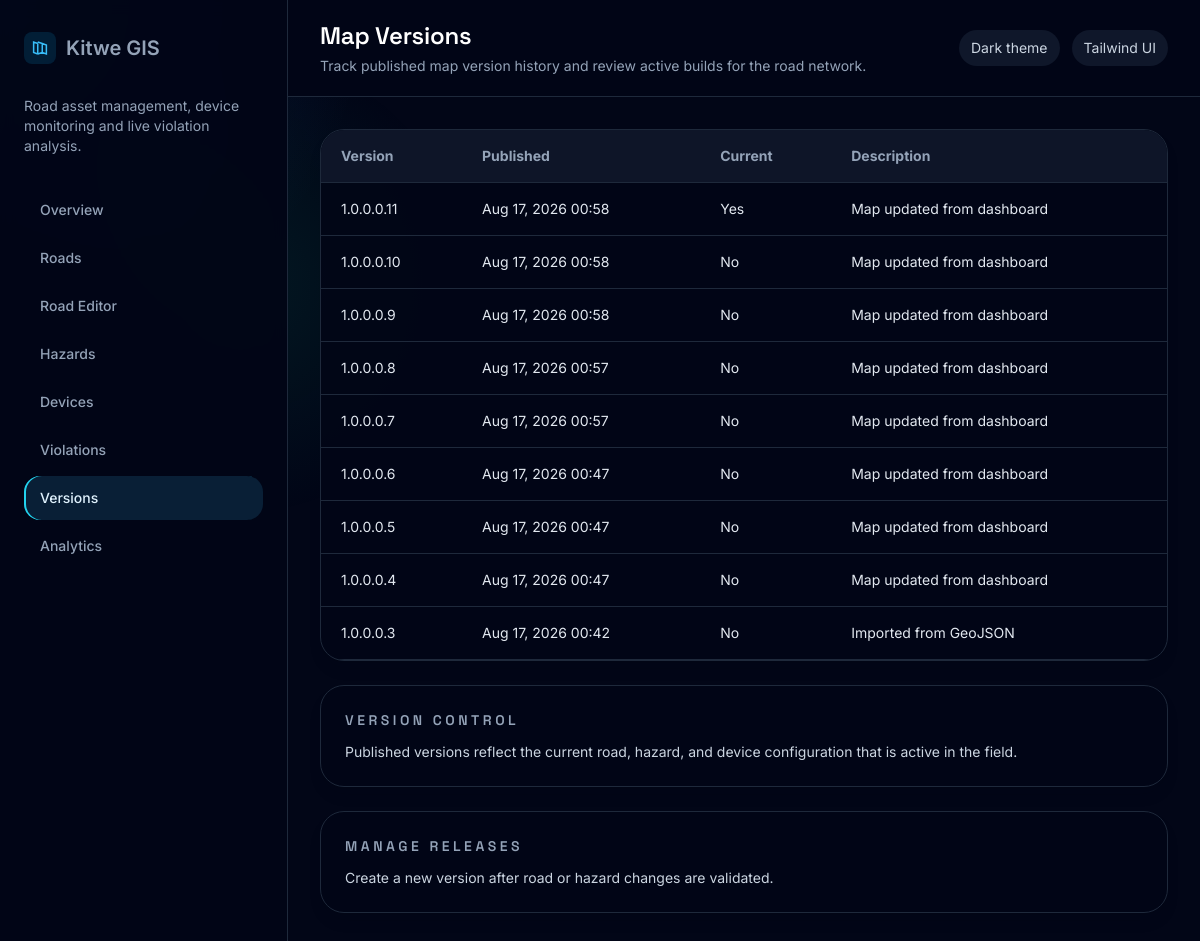
The app's page /versions/, older data.
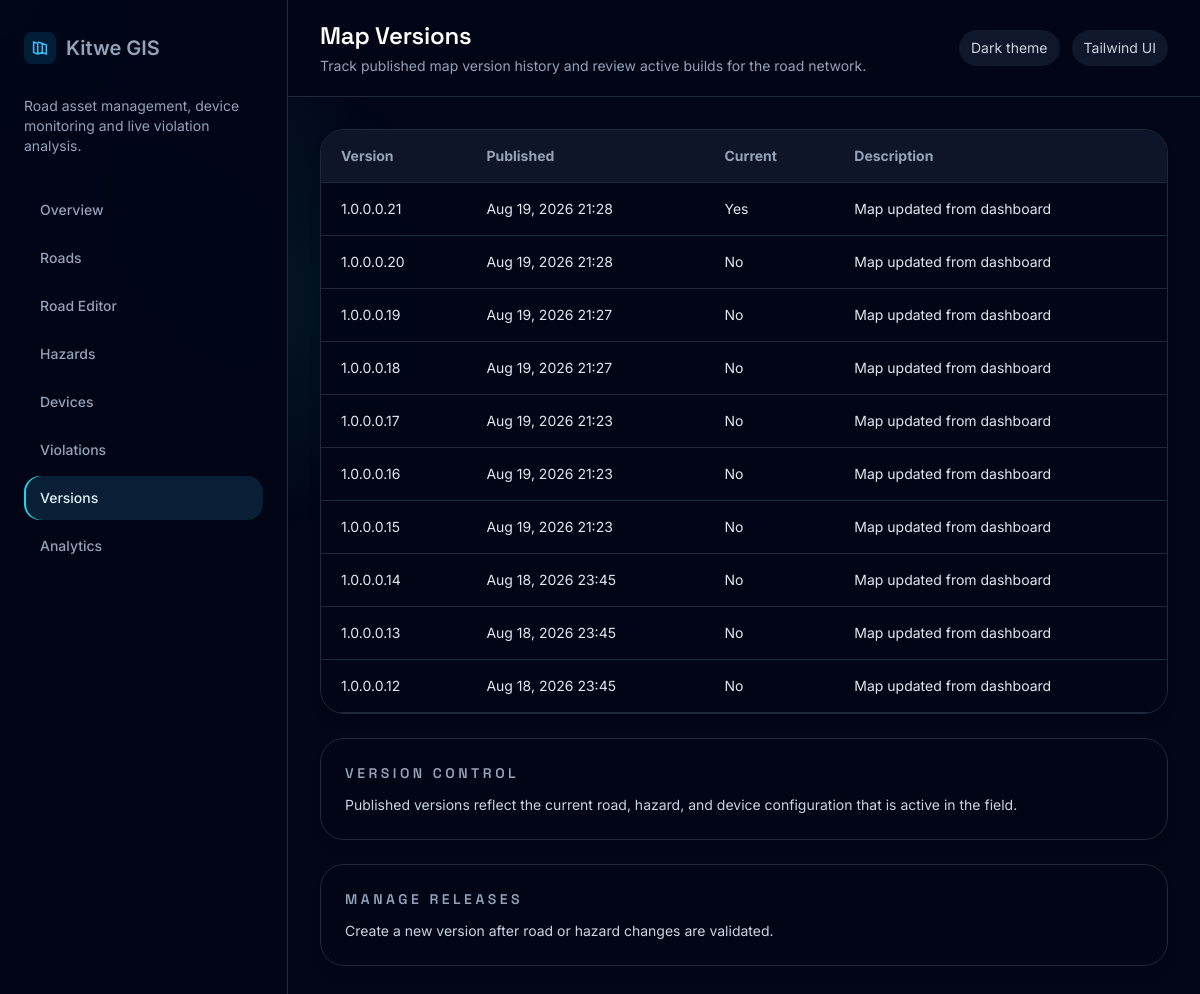
The same page, newer data.
### api/models.py (models this page shows, shortened)
class MapVersion(models.Model):
    version = models.CharField(max_length=64, blank=True)
    description = models.TextField(blank=True)
    created_at = models.DateTimeField(auto_now_add=True)
    is_current = models.BooleanField(default=False)
    objects = MapVersionManager()
    class Meta:
        ordering = ['-created_at']

### dashboard/views.py (the view)
# urls.py: path('versions/', versions_view, name='dashboard-versions'),
def versions_view(request):
    versions = MapVersion.objects.order_by('-created_at')[:10]
    return render(request, 'dashboard/versions.html', {
        'page': 'versions',
        'versions': versions,
    })

### dashboard/templates/dashboard/versions.html (shortened to what this page needs)
{% extends 'dashboard/base.html' %}
{% block page_heading %}Map Versions{% endblock %}
{% block page_description %}Track published map version history and review active builds for the road network.{% endblock %}
{% block content %}
<div class="grid gap-6 xl:grid-cols-[1.25fr_0.75fr]">
    <div class="space-y-6">
        <div class="overflow-hidden rounded-3xl border border-slate-800 bg-slate-950/90 shadow-lg shadow-slate-950/10">
            <table class="w-full border-collapse text-left text-sm text-slate-200">
                <thead class="bg-slate-900/95 text-slate-400">
                    <tr>
                        <th class="border-b border-slate-800 px-5 py-4">Version</th>
                        <th class="border-b border-slate-800 px-5 py-4">Published</th>
                        <th class="border-b border-slate-800 px-5 py-4">Current</th>
                        <th class="border-b border-slate-800 px-5 py-4">Description</th>
                    </tr>
                </thead>
                <tbody>
                    {% for version in versions %}
                    <tr class="border-b border-slate-800 hover:bg-slate-900/80">
                        <td class="px-5 py-4">{{ version.version }}</td>
                        <td class="px-5 py-4">{{ version.created_at|date:'M j, Y H:i' }}</td>
                        <td class="px-5 py-4">{% if version.is_current %}Yes{% else %}No{% endif %}</td>
                        <td class="px-5 py-4">{{ version.description }}</td>
                    </tr>
                    {% empty %}
                    <tr>
                        <td colspan="4" class="px-5 py-6 text-center text-slate-400">No published versions available.</td>
                    </tr>
                    {% endfor %}
                </tbody>
            </table>
        </div>
    </div>
    <aside class="space-y-6">
        <div class="rounded-3xl border border-slate-800 bg-slate-950/90 p-6 shadow-lg shadow-slate-950/10">
            <h3 class="text-sm font-semibold uppercase tracking-[0.25em] text-slate-400">Version control</h3>
            <p class="mt-3 text-sm text-slate-300">Published versions reflect the current road, hazard, and device configuration that is active in the field.</p>
        </div>
        <div class="rounded-3xl border border-slate-800 bg-slate-950/90 p-6 shadow-lg shadow-slate-950/10">
            <h3 class="text-sm font-semibold uppercase tracking-[0.25em] text-slate-400">Manage releases</h3>
            <p class="mt-3 text-sm text-slate-300">Create a new version after road or hazard changes are validated.</p>
        </div>
    </aside>
</div>
{% endblock %}

Row changes from the older to the newer data that the page shows:
no longer on this page (row edited): MapVersion: version "1.0.0.0.11", created_at "Aug 17, 2026 00:58", is_current "Yes", description "Map updated from dashboard"
no longer on this page (row unchanged): MapVersion: version "1.0.0.0.10", created_at "Aug 17, 2026 00:58", is_current "No", description "Map updated from dashboard"
no longer on this page (row unchanged): MapVersion: version "1.0.0.0.9", created_at "Aug 17, 2026 00:58", is_current "No", description "Map updated from dashboard"
no longer on this page (row unchanged): MapVersion: version "1.0.0.0.8", created_at "Aug 17, 2026 00:57", is_current "No", description "Map updated from dashboard"
no longer on this page (row unchanged): MapVersion: version "1.0.0.0.7", created_at "Aug 17, 2026 00:57", is_current "No", description "Map updated from dashboard"
no longer on this page (row unchanged): MapVersion: version "1.0.0.0.6", created_at "Aug 17, 2026 00:47", is_current "No", description "Map updated from dashboard"
no longer on this page (row unchanged): MapVersion: version "1.0.0.0.5", created_at "Aug 17, 2026 00:47", is_current "No", description "Map updated from dashboard"
no longer on this page (row unchanged): MapVersion: version "1.0.0.0.4", created_at "Aug 17, 2026 00:47", is_current "No", description "Map updated from dashboard"
no longer on this page (row unchanged): MapVersion: version "1.0.0.0.3", created_at "Aug 17, 2026 00:42", is_current "No", description "Imported from GeoJSON"
added MapVersion: version "1.0.0.0.21", created_at "Aug 19, 2026 21:28", is_current "Yes", description "Map updated from dashboard"
added MapVersion: version "1.0.0.0.20", created_at "Aug 19, 2026 21:28", is_current "No", description "Map updated from dashboard"
added MapVersion: version "1.0.0.0.19", created_at "Aug 19, 2026 21:27", is_current "No", description "Map updated from dashboard"
added MapVersion: version "1.0.0.0.18", created_at "Aug 19, 2026 21:27", is_current "No", description "Map updated from dashboard"
added MapVersion: version "1.0.0.0.17", created_at "Aug 19, 2026 21:23", is_current "No", description "Map updated from dashboard"
added MapVersion: version "1.0.0.0.16", created_at "Aug 19, 2026 21:23", is_current "No", description "Map updated from dashboard"
added MapVersion: version "1.0.0.0.15", created_at "Aug 19, 2026 21:23", is_current "No", description "Map updated from dashboard"
added MapVersion: version "1.0.0.0.14", created_at "Aug 18, 2026 23:45", is_current "No", description "Map updated from dashboard"
added MapVersion: version "1.0.0.0.13", created_at "Aug 18, 2026 23:45", is_current "No", description "Map updated from dashboard"
added MapVersion: version "1.0.0.0.12", created_at "Aug 18, 2026 23:45", is_current "No", description "Map updated from dashboard"
